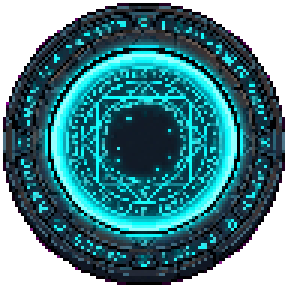
#> input picture Assets/Resources/Props/arrival_ring.png, 96 x 96 px (shown 3 times larger)
$ python anim_demo.py ../../../../Assets/Resources/Props/arrival_ring.png
#> lines starting #> are read from the running program, lines starting #| are printed output that depends on the picture
"""
anim_demo.py — Gemini BASE görselinden demo idle animasyon üretir.
ComfyUI gerekmez. Sadece PIL.

Kullanim:
    python tools/anim_demo.py ART/karakterler/warblade/warblade_gemini_base.png

Cikti:
    ART/karakterler/warblade/demo_idle_sheet.png  (4 frame yan yana)
    ART/karakterler/warblade/demo_idle_*.png      (tek tek frameler)

Bu bir DEMO. Gerçek animasyon için PixelLab Animate veya MimicMotion kullan.
"""

import sys
from pathlib import Path
from PIL import Image, ImageFilter, ImageEnhance
import math

TARGET_SIZE = 64   # piksel, 32 veya 64 yap
FRAME_COUNT = 4    # idle animasyon frame sayisi


def make_idle_frames(img: Image.Image, count: int) -> list[Image.Image]:
    """
    Basit idle animasyon: hafif yukarı-aşağı sallanma + nefes (scale).
    Gerçek AI animasyon değil — konsepti göstermek için.
    """
    frames = []
    for i in range(count):
        t = i / count  # 0.0 → 1.0
        wave = math.sin(t * 2 * math.pi)  # -1 → +1 sinüs dalgası

        # Hafif yukarı-aşağı kayma (1-2 piksel)
        shift_y = int(wave * 1.5)

        # Hafif nefes: yüksekliği %2-3 oranında değiştir
        breathe = 1.0 + wave * 0.015
        new_h = max(1, int(img.height * breathe))
        scaled = img.resize((img.width, new_h), Image.LANCZOS)

        # Orijinal boyuta geri al, ortaya yapıştır
        frame = Image.new("RGBA", img.size, (0, 0, 0, 0))
        paste_y = (img.height - scaled.height) // 2 + shift_y
        frame.paste(scaled, (0, paste_y), scaled if scaled.mode == "RGBA" else None)
        frames.append(frame)

    return frames


def pixelate(img: Image.Image, target: int) -> Image.Image:
    """Görüntüyü target×target piksel sanat boyutuna indir."""
    w, h = img.size
    scale = target / max(w, h)
    new_w = max(1, int(w * scale))
    new_h = max(1, int(h * scale))
    # Küçült (NEAREST = piksel sanat görünümü)
    small = img.resize((new_w, new_h), Image.LANCZOS)
    # Kare canvas'a ortala
    canvas = Image.new("RGBA", (target, target), (0, 0, 0, 0))
    ox = (target - new_w) // 2
    oy = (target - new_h) // 2
    canvas.paste(small, (ox, oy), small if small.mode == "RGBA" else None)
    return canvas


def make_sprite_sheet(frames: list[Image.Image]) -> Image.Image:
    """Frame'leri yatay olarak birleştir."""
    w = frames[0].width * len(frames)
    h = frames[0].height
    sheet = Image.new("RGBA", (w, h), (0, 0, 0, 0))
    for i, f in enumerate(frames):
        sheet.paste(f, (i * frames[0].width, 0), f)
    return sheet


def main():
    if len(sys.argv) < 2:
        print("Kullanim: python tools/anim_demo.py <gorsel_yolu>")
        sys.exit(1)

    src = Path(sys.argv[1])
    if not src.exists():
        print(f"HATA: Dosya bulunamadi: {src}")
        sys.exit(1)

    out_dir = src.parent
    name = src.stem

    print(f"Kaynak: {src} ({TARGET_SIZE}x{TARGET_SIZE} hedef)")
    img = Image.open(src).convert("RGBA")
#> img is the input picture: PIL image 96x96 RGBA; mean R, G, B, A 20.4, 72.8, 80.1, 194.7

    # 1) Pixelate
    print("Pikselestiriliyor...")
    pixel_img = pixelate(img, TARGET_SIZE)
#> in pixelate, `small = img.resize((new_w, new_h), Image.LANCZOS)`:
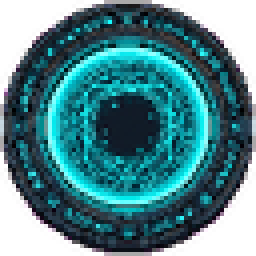
#> small: PIL image 64x64 RGBA (shown 4 times larger); mean R, G, B, A 23.3, 73.8, 82.6, 194.7; transparent parts drawn white
#> in pixelate, `canvas = Image.new("RGBA", (target, target), (0, 0, 0, 0))`: canvas: PIL image 64x64 RGBA; every value is 0
#> in pixelate, `canvas.paste(small, (ox, oy), small if small.mode == "RGBA" else None)`:
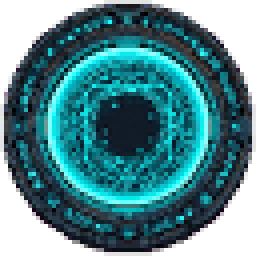
#> canvas: PIL image 64x64 RGBA (shown 4 times larger); mean R, G, B, A 20.7, 72.6, 79.8, 192.1; transparent parts drawn white

    # 2) Idle frame'leri üret
    print(f"{FRAME_COUNT} idle frame uretiliyor...")
    frames = make_idle_frames(pixel_img, FRAME_COUNT)
#> after the loop in make_idle_frames, `for i in range(count):`:
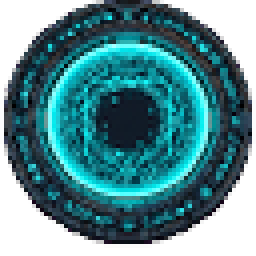
#> frame: PIL image 64x64 RGBA (shown 4 times larger); mean R, G, B, A 19.9, 71, 77.8, 186.8; transparent parts drawn white
#> after the loop in make_idle_frames, `for i in range(count):`:
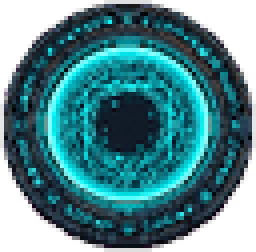
#> scaled: PIL image 64x63 RGBA (shown 4 times larger); mean R, G, B, A 20.7, 72.4, 79.7, 192; transparent parts drawn white
#> after the loop in make_idle_frames, `for i in range(count):`: frames = 4 items
#> frames = 4 items

    # 3) Tek tek kaydet
    for i, f in enumerate(frames):
        p = out_dir / f"{name}_idle_{i+1}.png"
        f.save(p)
        print(f"  Kaydedildi: {p.name}")
#> this loop made 4 passes
#|   Kaydedildi: arrival_ring_idle_1.png
#|   Kaydedildi: arrival_ring_idle_2.png
#|   Kaydedildi: arrival_ring_idle_3.png
#|   Kaydedildi: arrival_ring_idle_4.png
#> pass 1, in main, `f.save(p)`:
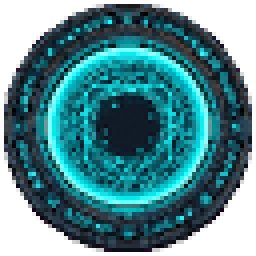
#> saved as arrival_ring_idle_1.png: PIL image 64x64 RGBA (shown 4 times larger); mean R, G, B, A 20.2, 72.4, 79.3, 190.1; transparent parts drawn white
#> pass 2, in main, `f.save(p)`:
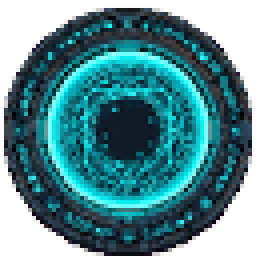
#> saved as arrival_ring_idle_2.png: PIL image 64x64 RGBA (shown 4 times larger); mean R, G, B, A 20.2, 72.4, 79.3, 190.1; transparent parts drawn white

    # 4) Sprite sheet
    sheet = make_sprite_sheet(frames)
#> in make_sprite_sheet, `w = frames[0].width * len(frames)`: w = 256
#> in make_sprite_sheet, `sheet = Image.new("RGBA", (w, h), (0, 0, 0, 0))`: sheet: PIL image 256x64 RGBA; every value is 0
#> the loop in make_sprite_sheet, `for i, f in enumerate(frames):` made 4 passes
#> after the loop in make_sprite_sheet, `for i, f in enumerate(frames):`:
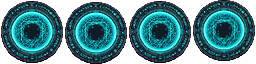
#> sheet: PIL image 256x64 RGBA; mean R, G, B, A 19.9, 71.8, 78.6, 187.7; transparent parts drawn white
    sheet_path = out_dir / f"{name}_idle_sheet.png"
    sheet.save(sheet_path)
    print(f"\nSprite sheet: {sheet_path}")
    print(f"Boyut: {sheet.width}x{sheet.height} ({FRAME_COUNT} frame x {TARGET_SIZE}px)")
#| Boyut: 256x64 (4 frame x 64px)
    print("\nBitti. Gercek animasyon icin PixelLab Animate veya MimicMotion kullan.")


if __name__ == "__main__":
    main()
